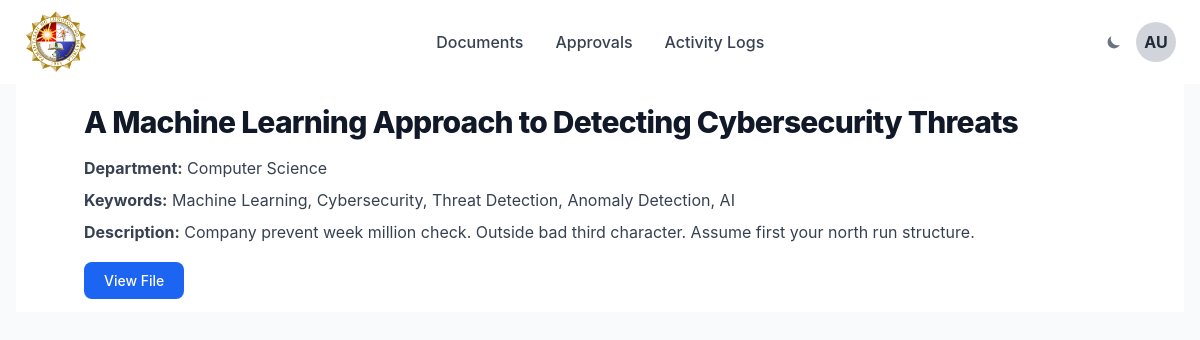
The page /documents/2/view/ (signed in) on the database its author committed.
### archive_app/models.py (models this page shows, shortened)
class User(AbstractUser):
    ROLE_CHOICES = [
        ('guest', 'Guest'),
        ('student', 'Student'),
        ('admin', 'Admin'),
    ]
    username = None  # Remove the username field
    first_name = None  # Remove the first_name field
    last_name = None  # Remove the last_name field
    email = models.EmailField(unique=True)  # Use email as the unique identifier
    full_name = models.CharField(max_length=255, blank=True)  # Custom full_name field
    role = models.CharField(max_length=10, choices=ROLE_CHOICES, default='guest')
    is_active = models.BooleanField(default=True)
    objects = CustomUserManager()  # Attach the custom manager
    USERNAME_FIELD = 'email'  # Set email as the unique identifier for authentication
    REQUIRED_FIELDS = []  # Remove the requirement for other fields during user creation

class Document(models.Model):
    STATUS_CHOICES = [
        ('Pending', 'Pending'),
        ('Approved', 'Approved'),
    ]
    title = models.CharField(max_length=255)  # Required
    abstract = models.TextField(blank=True, null=True)  # Optional
    publication_date = models.DateField(blank=True, null=True)
    document_type = models.CharField(max_length=100, blank=True, null=True)  # Optional
    degree_name = models.CharField(max_length=100, blank=True, null=True)  # Optional
    subject_categories = models.CharField(max_length=255, blank=True, null=True)  # Optional
    college = models.CharField(max_length=100, blank=True, null=True)  # Optional
    department = models.CharField(max_length=100)  # Required
    advisor = models.CharField(max_length=100, blank=True, null=True)  # Optional
    panel_members = models.TextField(blank=True, null=True)  # Optional
    keywords = models.TextField(blank=True, null=True)  # Optional
    language = models.CharField(max_length=50, blank=True, null=True)  # Optional
    file_path = models.FileField(upload_to='documents/')  # Required
    uploaded_by = models.ForeignKey(User, on_delete=models.CASCADE)  # Required
    status = models.CharField(max_length=10, choices=STATUS_CHOICES, default='Pending')  # Required

### archive_app/views.py (the view)
# urls.py: path('documents/<int:pk>/view/', views.view_document, name='view_document'),
def view_document(request, pk):
    document = get_object_or_404(Document, pk=pk)
    return render(request, 'view_document.html', {'document': document})

### archive_app/templatetags/custom_filters.py (called while the page is built)
@register.filter
def initials(full_name):
    if not full_name:
        return ""
    name_parts = full_name.split()
    if len(name_parts) > 1:
        return f"{name_parts[0][0]}{name_parts[-1][0]}".upper()
    return name_parts[0][0].upper()  # Single name fallback

### templates/view_document.html
{% extends "_base.html" %}
{% block content %}
<section class="bg-white dark:bg-gray-900 p-3 sm:p-5">
    <div class="mx-auto max-w-screen-xl px-4 lg:px-12">
        <h1 class="text-2xl font-extrabold tracking-tight leading-none text-gray-900 md:text-3xl dark:text-white">
            {{ document.title }}
        </h1>
        <p class="mt-4 text-gray-700 dark:text-gray-300"><strong>Department:</strong> {{ document.department }}</p>
        <p class="mt-2 text-gray-700 dark:text-gray-300"><strong>Keywords:</strong> {{ document.keywords }}</p>
        <p class="mt-2 text-gray-700 dark:text-gray-300"><strong>Description:</strong> {{ document.abstract }}</p>
        <div class="mt-6">
            <a href="{{ document.file_path.url }}" target="_blank"
                class="text-white bg-blue-600 hover:bg-blue-700 focus:ring-4 focus:outline-none focus:ring-blue-300 font-medium rounded-lg text-sm px-5 py-2.5 text-center dark:bg-blue-600 dark:hover:bg-blue-700 dark:focus:ring-blue-800">
                View File
            </a>
        </div>
    </div>
</section>
{% endblock %}

### templates/_base.html (shortened to what this page needs)
{% load compress %} {% load static %} {% load custom_filters %}
<!DOCTYPE html>
<html lang="en">
  <head>
    {% compress css %}
    <link rel="stylesheet" href="{% static 'src/output.css' %}" />
    {% endcompress %}
  </head>
  <body class="bg-gray-50 dark:bg-gray-900">
    <header>
      <nav
        class="bg-white border-gray-200 px-4 lg:px-6 py-2.5 dark:bg-gray-800"
      >
        <div
          class="flex flex-wrap justify-between items-center mx-auto max-w-screen-xl"
        >
          <a href="#" class="flex items-center">
            <img
              src="{% static 'assets/plm-logo.png' %}"
              class="mr-3 h-10 sm:h-16"
              alt="PLM Logo"
            />
          </a>
          <div class="flex items-center lg:order-2">
            <button
              id="theme-toggle"
              type="button"
              class="text-gray-500 dark:text-gray-400 hover:bg-gray-100 dark:hover:bg-gray-700 focus:outline-none focus:ring-4 focus:ring-gray-200 dark:focus:ring-gray-700 rounded-lg p-1.5 mr-2"
            >
              <svg
                id="theme-toggle-dark-icon"
                class="hidden w-4 h-4"
                fill="currentColor"
                viewBox="0 0 20 20"
                xmlns="http://www.w3.org/2000/svg"
              >
                <path
                  d="M17.293 13.293A8 8 0 016.707 2.707a8.001 8.001 0 1010.586 10.586z"
                ></path>
              </svg>
            </button>
            {% if user.is_authenticated %}
            <button
              id="avatarButton"
              data-dropdown-toggle="userDropdown"
              data-dropdown-placement="bottom-start"
              class="w-10 h-10 rounded-full flex items-center justify-center bg-gray-300 text-gray-800 dark:bg-gray-700 dark:text-white font-bold"
            >
              {{ user.full_name|initials }}
            </button>
            {% endif %}
          </div>
          <div
            class="hidden justify-center items-center w-full lg:flex lg:w-auto lg:order-1"
            id="mobile-menu-2"
          >
            <ul
              class="flex flex-col mt-4 font-medium lg:flex-row lg:space-x-8 lg:mt-0"
            >
              <li>
                <a
                  href="{% url 'document_list' %}"
                  class="text-gray-700 dark:text-gray-300 hover:text-yellow-600 dark:hover:text-yellow-400 {% if request.path == '/document/list' %} text-yellow-600 dark:text-yellow-400 {% endif %}"
                >
                  Documents
                </a>
              </li>
              {% if user.is_authenticated and user.role == 'admin' %}
              <li>
                <a
                  href="{% url 'manage_approvals' %}"
                  class="text-gray-700 dark:text-gray-300 hover:text-yellow-600 dark:hover:text-yellow-400 {% if request.path == '/admin/manage_approvals/' %} text-yellow-600 dark:text-yellow-400 {% endif %}"
                >
                  Approvals
                </a>
              </li>
              <li>
                <a
                  href="{% url 'activity_logs' %}"
                  class="text-gray-700 dark:text-gray-300 hover:text-yellow-600 dark:hover:text-yellow-400 {% if request.path == '/admin/activity_logs/' %} text-yellow-600 dark:text-yellow-400 {% endif %}"
                >
                  Activity Logs
                </a>
              </li>
              {% endif %}
            </ul>
          </div>
        </div>
      </nav>
    </header>
    <div class="container mx-auto px-4 max-w-full">
      {% block content %} {% endblock content %}
    </div>
  </body>
</html>

### rows shown on the page
User: full_name|initials "AU"
Document: title "A Machine Learning Approach to Detecting Cybersecurity Threats", department "Computer Science", keywords "Machine Learning, Cybersecurity, Threat Detection, Anomaly Detection, AI", abstract "Company prevent week million check. Outside bad third character. Assume first your north run structure."
